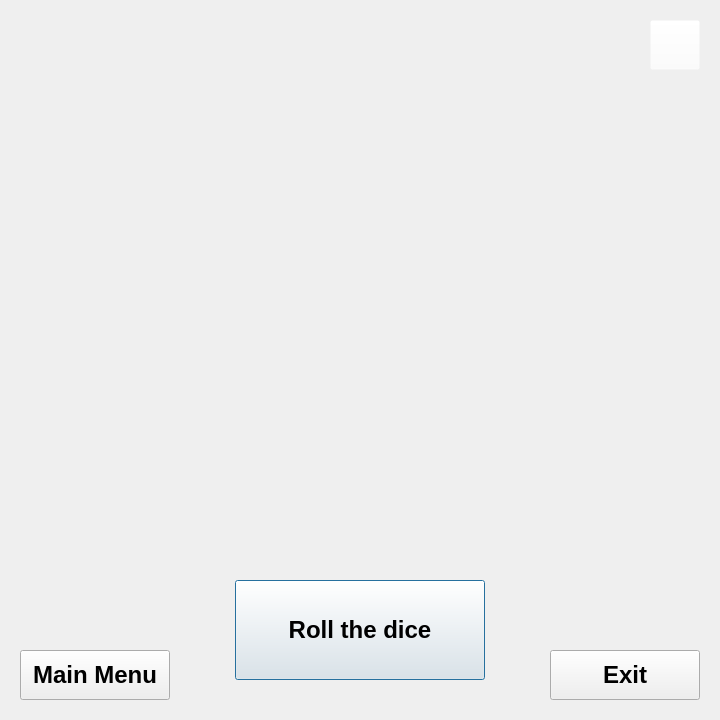
<?xml version="1.0" encoding="UTF-8"?>
<ui version="4.0">
 <class>Dialog</class>
 <widget class="QDialog" name="Dialog">
  <property name="geometry">
   <rect>
    <x>0</x>
    <y>0</y>
    <width>720</width>
    <height>720</height>
   </rect>
  </property>
  <property name="minimumSize">
   <size>
    <width>720</width>
    <height>720</height>
   </size>
  </property>
  <property name="maximumSize">
   <size>
    <width>720</width>
    <height>720</height>
   </size>
  </property>
  <property name="windowTitle">
   <string>Dialog</string>
  </property>
  <widget class="QPushButton" name="HomePageButton">
   <property name="enabled">
    <bool>true</bool>
   </property>
   <property name="geometry">
    <rect>
     <x>20</x>
     <y>650</y>
     <width>150</width>
     <height>50</height>
    </rect>
   </property>
   <property name="font">
    <font>
     <pointsize>18</pointsize>
     <weight>75</weight>
     <bold>true</bold>
    </font>
   </property>
   <property name="text">
    <string>Main Menu</string>
   </property>
   <property name="autoDefault">
    <bool>false</bool>
   </property>
  </widget>
  <widget class="QPushButton" name="ExitButton">
   <property name="enabled">
    <bool>true</bool>
   </property>
   <property name="geometry">
    <rect>
     <x>550</x>
     <y>650</y>
     <width>150</width>
     <height>50</height>
    </rect>
   </property>
   <property name="font">
    <font>
     <pointsize>18</pointsize>
     <weight>75</weight>
     <bold>true</bold>
    </font>
   </property>
   <property name="text">
    <string>Exit</string>
   </property>
   <property name="autoDefault">
    <bool>false</bool>
   </property>
  </widget>
  <widget class="QLabel" name="BackgroundLabel">
   <property name="geometry">
    <rect>
     <x>0</x>
     <y>0</y>
     <width>720</width>
     <height>720</height>
    </rect>
   </property>
   <property name="text">
    <string/>
   </property>
   <property name="pixmap">
    <pixmap>../KESZ/untitled.png</pixmap>
   </property>
  </widget>
  <widget class="QPushButton" name="RollButton">
   <property name="enabled">
    <bool>true</bool>
   </property>
   <property name="geometry">
    <rect>
     <x>235</x>
     <y>580</y>
     <width>250</width>
     <height>100</height>
    </rect>
   </property>
   <property name="font">
    <font>
     <pointsize>18</pointsize>
     <weight>75</weight>
     <bold>true</bold>
    </font>
   </property>
   <property name="text">
    <string>Roll the dice</string>
   </property>
  </widget>
  <widget class="QLabel" name="ResultLabel">
   <property name="geometry">
    <rect>
     <x>135</x>
     <y>80</y>
     <width>450</width>
     <height>80</height>
    </rect>
   </property>
   <property name="font">
    <font>
     <pointsize>64</pointsize>
    </font>
   </property>
   <property name="styleSheet">
    <string notr="true">color: rgb(255, 255, 255);</string>
   </property>
   <property name="text">
    <string/>
   </property>
  </widget>
  <widget class="QLabel" name="AnimationLabel">
   <property name="geometry">
    <rect>
     <x>0</x>
     <y>0</y>
     <width>720</width>
     <height>720</height>
    </rect>
   </property>
   <property name="minimumSize">
    <size>
     <width>720</width>
     <height>720</height>
    </size>
   </property>
   <property name="maximumSize">
    <size>
     <width>720</width>
     <height>720</height>
    </size>
   </property>
   <property name="styleSheet">
    <string notr="true">font: 48pt &quot;MS Shell Dlg 2&quot;; color: rgb(255, 255, 255)</string>
   </property>
   <property name="text">
    <string/>
   </property>
  </widget>
  <widget class="QPushButton" name="MuteButton">
   <property name="geometry">
    <rect>
     <x>650</x>
     <y>20</y>
     <width>50</width>
     <height>50</height>
    </rect>
   </property>
   <property name="styleSheet">
    <string notr="true">background-color: rgba(255, 255, 255, 0);
border-color: rgb(0, 0, 0, 255);</string>
   </property>
   <property name="text">
    <string/>
   </property>
   <property name="iconSize">
    <size>
     <width>30</width>
     <height>30</height>
    </size>
   </property>
  </widget>
  <zorder>BackgroundLabel</zorder>
  <zorder>AnimationLabel</zorder>
  <zorder>RollButton</zorder>
  <zorder>ResultLabel</zorder>
  <zorder>ExitButton</zorder>
  <zorder>HomePageButton</zorder>
  <zorder>MuteButton</zorder>
 </widget>
 <resources/>
 <connections/>
</ui>
